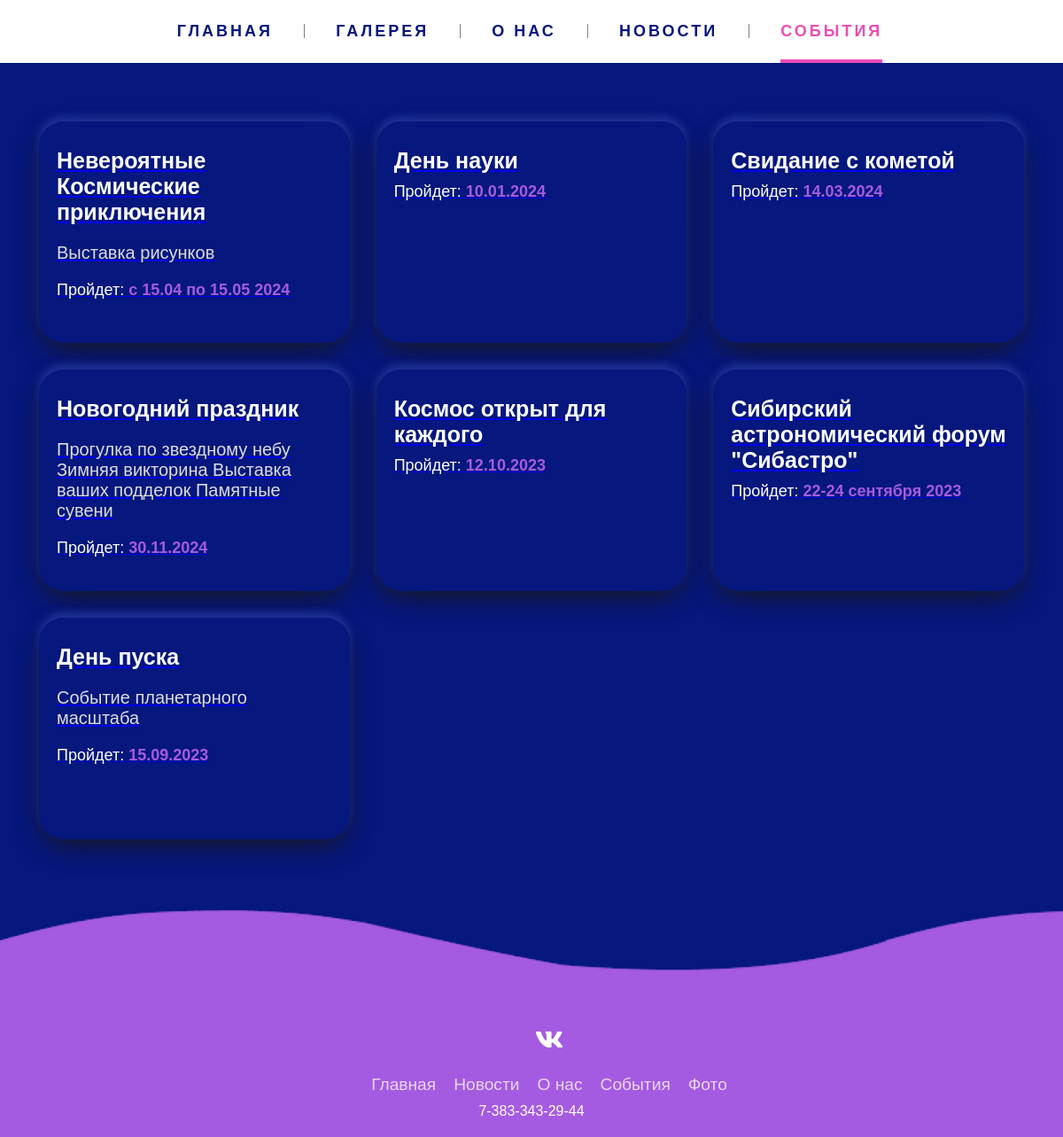
Page /timetable on the committed database.
### main/models.py (models this page shows, shortened)
class TimeTable(models.Model):
    topic = models.CharField('Тема', max_length=50)
    comments = models.CharField('Комментарии', max_length=150, null=True)
    data = models.CharField('Сроки проведения', max_length=70)
    link_article = models.CharField('Ссылка на статью', max_length=150)
    class Meta:
        verbose_name = 'Расписание'
        verbose_name_plural = 'Расписание'

### main/views.py (the view)
# urls.py: path('timetable', views.index5, name='timetable'),
def index5(request):
    timetable = TimeTable.objects.all()
    return render(request, 'main/index5.html',{'timetable': timetable})

### main/templates/main/index5.html (shortened to what this page needs)
{% extends 'main/layout.html' %}
{% load static %}
{%block cl5 %}current{% endblock %}
{% block css%}{% static 'timetable/css/timetable.css' %}{% endblock %}
{% block content %}
  <div class="ag-format-container">
    <div class="ag-courses_box">
      {% for el in timetable %}
      <div class="ag-courses_item">
        <a href="{{el.link_article}}" class="ag-courses-item_link">
            <div class="ag-courses-item_title" style="ba">{{el.topic}}</div>
            {% if el.comments != 'null' %}
              <p>{{el.comments}}</p>
            {% endif %}
            <div class="ag-courses-item_date-box">
            Пройдет:
            <span class="ag-courses-item_date">
              {{el.data}}
            </span>
          </div>
        </a>
      </div>
      {% endfor %}
    </div>
  </div>
{% endblock %}

### main/templates/main/layout.html (shortened to what this page needs)
{% load static %}
<html lang="en">
<head>
    <link href="{% block css%}{% endblock%}" rel="stylesheet">
</head>
<body>
    <ul class="menu-main">
        <li><a href="{% url 'home' %}" class="{%block cl1 %}{% endblock %}">Главная</a></li>
        <li><a href="{% url 'gallery' %}" class="{%block cl2 %}{% endblock %}">Галерея</a></li>
        <li><a href="{% url 'about' %}" class="{%block cl4 %}{% endblock %}">O НАС</a></li>
        <li><a href="{% url 'news' %}" class="{%block cl3 %}{% endblock %}">НОВОСТИ</a></li>
        <li><a href="{% url 'timetable' %}" class="{%block cl5 %}{% endblock %}">События</a></li>
    </ul>
{% block content %}
{% endblock %}
<footer class="footer">
    <div class="waves">
          <div class="wave" id="wave1"></div>
          <div class="wave" id="wave3"></div>
        </div>
    <ul class="social-icon">
          <li class="social-icon__item"><a class="social-icon__link" href="https://vk.com/planeta_sgga">
              <ion-icon name="logo-VK"></ion-icon>
            </a></li>
        </ul>
    <ul class="menu">
            <li class="menu__item"><a class="menu__link" href="{% url 'home' %}">Главная</a></li>
          <li class="menu__item"><a class="menu__link" href="{% url 'news' %}">Новости</a></li>
          <li class="menu__item"><a class="menu__link" href="{% url 'about' %}">О нас</a></li>
          <li class="menu__item"><a class="menu__link" href="{% url 'timetable' %}">События</a></li>
          <li class="menu__item"><a class="menu__link" href="{% url 'gallery' %}">Фото</a></li>
        </ul>
    <div class="lab"><label>7-383-343-29-44</label></div>
</footer>
</body>
</html>

### main/static/timetable/css/timetable.css (style rules this page uses)
.ag-format-container { width: 1142px; margin: 0 auto; }
body { background:#06177D url(../img/back.png); margin: 0; padding: 0; }
.menu-main { list-style: none; padding: 25px 0 5px; text-align: center; background: #ffffff; }
.menu-main li { display: inline-block; }
.menu-main li:after { content: "|"; color: #606060; display: inline-block; vertical-align:top; }
.menu-main li:last-child:after { content: none; }
.menu-main a { text-decoration: none; font-family: "Poppins", sans-serif; font-weight: 600; text-shadow:0px 10px 30px -5px #181818; letter-spacing: 3px; position: relative; padding-bottom: 20px; margin: 0 34px 0 30px; font-size: 18px; text-transform: uppercase; display: inline-block; transition: color .2s; }
.menu-main a, .menu-main a:visited { color: #06177D ; }
.menu-main a.current, .menu-main a:hover { color: #EC4CB5; }
.menu-main a:before, .menu-main a:after { content: ""; position: absolute; height: 4px; top: auto; right: 50%; bottom: -5px; left: 50%; background: #EC4CB5; transition: .8s; }
.menu-main a:hover:before, .menu-main .current:before { left: 0; }
.menu-main a:hover:after, .menu-main .current:after { right: 0; }
.ag-courses_box { display: -webkit-box; display: -ms-flexbox; display: flex; -webkit-box-align: start; -ms-flex-align: start; align-items: flex-start; -ms-flex-wrap: wrap; flex-wrap: wrap; padding: 50px 0; font-family: "Poppins", sans-serif; font-weight: 200; }
.ag-courses_item { background:#06177D; box-shadow: 0px 10px 30px -5px #181818, 0px -5px 10px 0px #2339AB; -ms-flex-preferred-size: calc(33.33333% - 30px); flex-basis: calc(33.33333% - 30px); margin: 0 15px 30px; overflow: hidden; border-radius: 28px; min-height: 250px; }
.ag-courses-item_link { display: block; padding: 30px 20px; background-color: #06177D; overflow: hidden; position: relative; }
.ag-courses-item_title { min-height: 15px; margin: 0 0 10px; overflow: hidden; font-weight: bold; font-size: 25px; color: #FFF; z-index: 2; position: relative; }
.ag-courses-item_date-box { font-size: 18px; color: #FFF; z-index: 2; position: relative; }
.ag-courses-item_date { font-weight: bold; color: #A55BE1; -webkit-transition: color .5s ease; -o-transition: color .5s ease; transition: color .5s ease }
.ag-courses-item_link p { font-size: 20px; font-family: "Poppins", sans-serif; color: rgb(221, 221, 221); font-weight: 200px; }
.footer { display: flex; background: #333; justify-content: flex-end; align-items: flex-end; min-height: 100vh; margin-top: 100px; padding-top: 100px; box-sizing: border-box; font-family: "Poppins", sans-serif; position: relative; width: 100%; background: #A55BE1; min-height: 100px; padding: 20px 50px; display: flex; justify-content: center; align-items: center; flex-direction: column; }
.social-icon, .menu { position: relative; display: flex; justify-content: center; align-items: center; margin: 10px 0; flex-wrap: wrap; }
.social-icon__item, .menu__item { list-style: none; }
.social-icon__link { font-size: 2rem; color: #fff; margin: 0 10px; display: inline-block; transition: 0.5s; }
.menu__link { font-size: 1.2rem; color: #fff; margin: 0 10px; display: inline-block; transition: 0.5s; text-decoration: none; opacity: 0.75; font-weight: 300; }
.wave { position: absolute; top: -100px; left: 0; width: 100%; height: 100px; background: url("../img/Vector\ 56.png"); background-size: 1000px 100px; }
.wave#wave1 { z-index: 1000; opacity: 1; bottom: 0; animation: animateWaves 6s linear infinite; }
.wave#wave3 { z-index: 1000; opacity: 0.2; bottom: 15px; animation: animateWaves 4s linear infinite; }
.lab { color: #fff; padding-left: 300px font-family: "Poppins", sans-serif; }

### rows in the picture
TimeTable: topic "Невероятные Космические приключения", comments "Выставка рисунков", data "с 15.04 по 15.05 2024"
TimeTable: topic "День науки", data "10.01.2024"
TimeTable: topic "Свидание с кометой", data "14.03.2024"
TimeTable: topic "Новогодний праздник", comments "Прогулка по звездному небу Зимняя викторина Выставка ваших подделок Памятные сувени", data "30.11.2024"
TimeTable: topic "Космос открыт для каждого", data "12.10.2023"
TimeTable: topic "Сибирский астрономический форум \"Сибастро\"", data "22-24 сентября 2023"
TimeTable: topic "День пуска", comments "Событие планетарного масштаба", data "15.09.2023"
